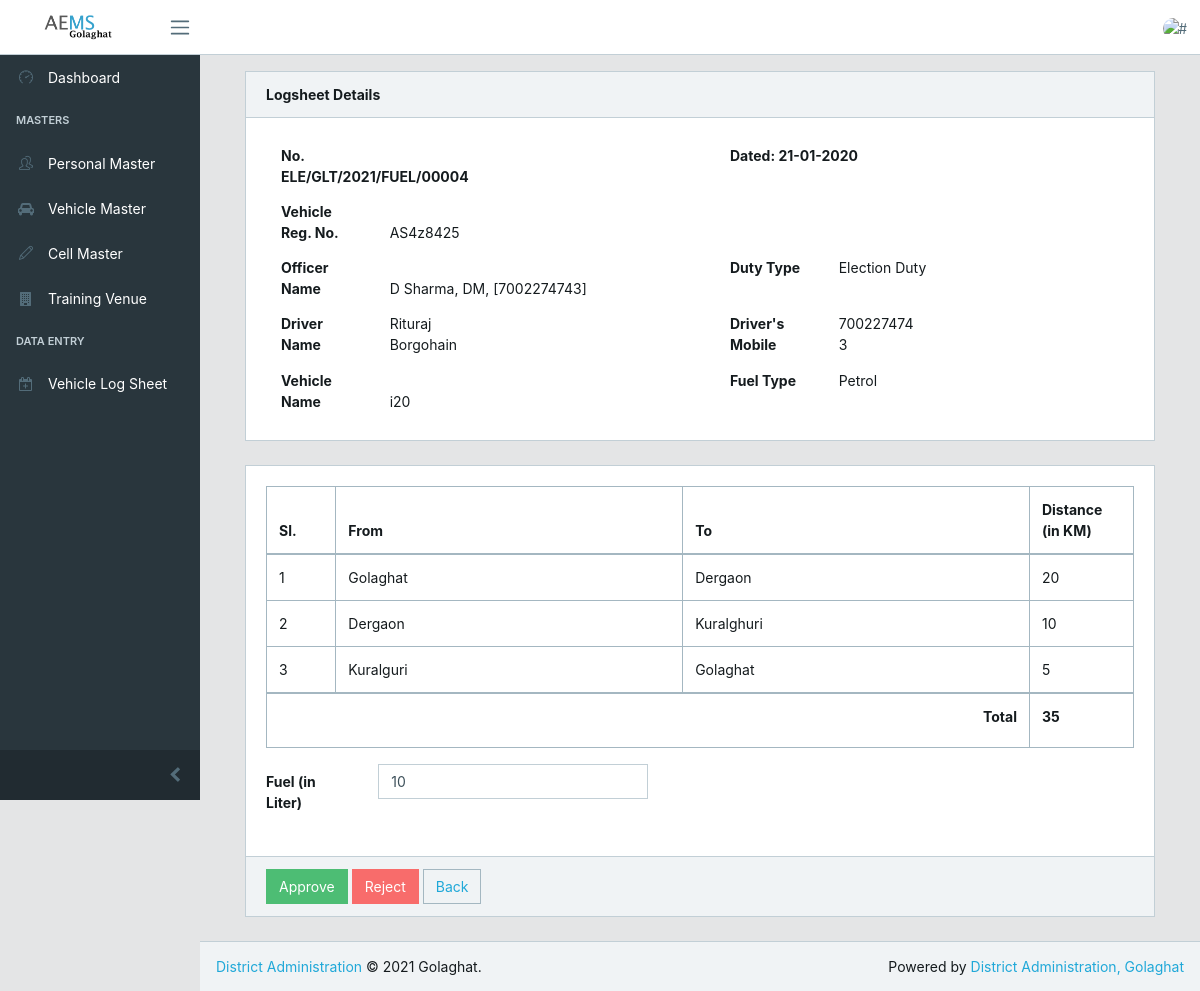
Page /pages/action.php?id=4 on the committed database.
### tables this page shows
CREATE TABLE `vehicle_assign` (
  `id` int(11) NOT NULL,
  `reg_no` varchar(20) DEFAULT NULL,
  `person_name` varchar(300) DEFAULT NULL,
  `person_contact` varchar(20) DEFAULT NULL,
  `vehicle_id` int(11) DEFAULT NULL,
  `person_id` int(11) DEFAULT NULL,
  `used_on` date DEFAULT NULL,
  `fuel_request` int(11) DEFAULT NULL,
  `fuel_given` int(11) DEFAULT NULL,
  `fuel_type` int(11) DEFAULT NULL,
  `used_for` varchar(200) DEFAULT NULL,
  `remarks` text,
  `final_remarks` text,
  `created_on` date DEFAULT NULL,
  `cby` int(11) DEFAULT NULL,
  `approved_by` int(11) DEFAULT NULL,
  `approved_on` date DEFAULT NULL,
  `status` int(11) DEFAULT '1'
);

CREATE TABLE `vehicles` (
  `id` int(11) NOT NULL,
  `owner_name` varchar(50) DEFAULT NULL,
  `owner_phone` varchar(15) DEFAULT NULL,
  `driver_name` varchar(50) DEFAULT NULL,
  `driver_phone` varchar(15) DEFAULT NULL,
  `reg_no` varchar(20) DEFAULT NULL,
  `vehicle_type` int(11) DEFAULT NULL,
  `model` varchar(80) DEFAULT NULL,
  `seat` int(11) DEFAULT NULL,
  `used_type` int(11) DEFAULT NULL,
  `fuel_type` int(11) DEFAULT NULL,
  `used_from` varchar(20) DEFAULT NULL,
  `used_to` varchar(20) DEFAULT NULL,
  `status` int(11) NOT NULL DEFAULT '1'
);

CREATE TABLE `election_types` (
  `id` int(11) NOT NULL,
  `name` varchar(50) NOT NULL
);

CREATE TABLE `fuels` (
  `id` int(11) NOT NULL,
  `name` varchar(32) NOT NULL
);

CREATE TABLE `vehicle_trans` (
  `id` int(11) NOT NULL,
  `used_on` date DEFAULT NULL,
  `reg_no` varchar(20) DEFAULT NULL,
  `v_assigned_id` int(11) DEFAULT NULL,
  `loc_from` varchar(100) DEFAULT NULL,
  `loc_to` varchar(100) DEFAULT NULL,
  `distance` int(11) DEFAULT NULL,
  `remarks` text,
  `status` int(11) DEFAULT '1'
);

### pages/action.php (the view, shortened to what this page needs)
<?php
include("../config.php");
include("../layout/header.php");
if(isset($_REQUEST['id']))
{
    $id=$_REQUEST['id'];
    $fuelqty = "";
    $qry = "SELECT * from vehicle_assign where status=9 and id=".$id;
    $rslt=mysqli_query($mysqli,$qry);
    if ($rslt->num_rows > 0){
        while($rsult= mysqli_fetch_array($rslt)) {
            $date = date('d-m-Y', strtotime($rsult['used_on']));
            $regno=$rsult['reg_no'];
            $officer=$rsult['person_name'];
            $fuelqty=$rsult['fuel_request'];
        }
    }
    else{
        header('Location: vehicle.php');
    }
    $qry1 = "Select a.*,b.name as duty, c.name as fname from vehicles a inner join election_types b on a.used_type = b.id inner join fuels c on a.fuel_type=c.id where status=1 and reg_no='".$regno."'";
    $rslt1=mysqli_query($mysqli,$qry1);
        while($r= mysqli_fetch_array($rslt1)) {
            $dutytype=$r['duty'];
            $driver_name=$r['driver_name'];
            $driver_phone=$r['driver_phone'];
            $model=$r['model'];
            $fuel=$r['fname'];
        }
}
?>
 <div class="container-fluid">
    <div class="row">
        <div class="col-md-10">
        </div>
    </div>
<form action="action.php?id=<?php echo $id ?>" method="POST" class="col-md-12"  name="form1" onsubmit="return validation()">
    <div class="row">
        <div class="col-md-12">
            <div class="card">
                <div class="card-header">
                <strong>Logsheet Details</strong>
                </div>
                <div class="card-body">
                <div class="row">
                        <div class="col-6">
                            <strong><label class="col-md-7 col-form-label">No. ELE/GLT/2021/FUEL/<?php echo str_pad($id, 5, '0', STR_PAD_LEFT);  ?></label></strong>
                        </div>
                        <div class="col-6">
                        <strong><label class="col-md-12 col-form-label">Dated: <?php echo $date ?></label></strong>
                        </div>
                    </div>
                    <div class="row">
                        <div class="col-6">
                            <strong><label  class="col-md-3 col-form-label">Vehicle Reg. No.</label></strong>
                            <label  class="col-md-7 col-form-label"><?php echo $regno ?></label>
                        </div>
                    </div>
                    <div class="row">
                        <div class="col-6">
                            <strong><label  class="col-md-3 col-form-label">Officer Name</label></strong>
                            <label  class="col-md-7 col-form-label"><?php echo $officer ?></label>
                        </div>
                        <div class="col-6">
                            <strong><label  class="col-md-3 col-form-label">Duty Type</label></strong>
                            <label  class="col-md-7 col-form-label"><?php echo $dutytype ?></label>
                        </div>
                    </div>
                    <div class="row">
                        <div class="col-6">
                            <strong><label class="col-sm-3  col-form-label">Driver Name</label></strong>
                            <label class="col-md-3" id="driver"><?php echo $driver_name ?></label>
                        </div>
                        <div class="col-6">
                            <strong><label class="col-sm-3  col-form-label">Driver's Mobile</label></strong>
                            <label  class="col-md-3" id="driver_phone"><?php echo $driver_phone ?></label>
                        </div>
                    </div>
                    <div class="row">
                        <div class="col-6">
                            <strong><label class="col-sm-3  col-form-label">Vehicle Name</label></strong>
                            <label  class="col-md-3" id="name"><?php echo $model ?></label>
                        </div>
                        <div class="col-6">
                            <strong><label class="col-sm-3  col-form-label">Fuel Type</label></strong>
                            <label  class="col-md-3" id="fuel"><?php echo $fuel ?></label>
                        </div>
                    </div>
                </div>
            </div>
        </div>
    </div>
    <div class="row">
        <div class="col-md-12">
            <div class="card">
                <div class="card-body">
                    <table id="myTab" class="table table-bordered">
                        <thead>
                        <tr>
                            <th width="8%">
                            Sl.
                            </th>
                            <th width="40%">
                                From
                            </th>
                            <th width="40%">
                                To
                            </th>
                            <th width="25%">
                                Distance (in KM)
                            </th>
                        </tr>
                        </thead>
                       <?php $qry1 = "Select * from vehicle_trans where status=1 and v_assigned_id=".$id." order by id";
                        $rslt1=mysqli_query($mysqli,$qry1);?>
                        <tbody>
                        <?php
                        $sl =0;
                        $val=0;
                        while($r= mysqli_fetch_array($rslt1)) {
                            $sl =$sl+1;
                            ?>
                        <tr>
                            <td>
                                <?php echo $sl ?>
                              </td>
                            <td>
                                <?php echo $r['loc_from']; ?>
                             </td>
                            <td>
                                <?php echo $r['loc_to']; ?>
                             </td>
                            <td>
                                <?php echo $r['distance'];
                                $val = $val+$r['distance'];
                                ?>
                             </td>
                        </tr>
                        <?php  }
                        ?>
                        </tbody>
                        <tfooter>
                        <tr>
                            <th colspan="3" width="35%">
                            <span class="pull-right"> Total</span>
                            </th>
                            <th width="20%">
                                <label id="total_val"><?php echo $val; ?></label>
                            </th>
                        </tr>
                        </tfooter>
                    </table>
                    <div class="row">
                        <div class="col-md-6">
                            <div class="form-group row">
                            <label  class="col-md-3 col-form-label"><strong>Fuel (in Liter)</strong></label>
                                <div class='col-md-8'>
                                    <input type="text" id="fuelqty" name="fuelqty" required onkeydown="return numeric(this, event.keyCode)"  maxlength="2"  class="form-control" autocomplete="off"  value="<?php echo $fuelqty; ?>">
                                 </div>
                            </div>
                        </div>
                    </div>
            </div>
            <div class="card-footer">
                  <span class="pull-left">
                    <button type="button" class="btn btn-success" data-toggle="modal"  onclick="showApprove()"  data-target="#approveModal">
                        Approve
                    </button>
                    <button type="button" class="btn btn-danger" data-toggle="modal" onclick="showreject()" data-target="#rejectModal">
                        Reject
                    </button>
                    <a href="request.php" class="btn btn-outline-secondary text-primary">Back</a>
                  </span>
            </div>
        </div>
    </div>
</form>
</div>
</div>
<?php
include("../layout/footerhead.php");
 ?>
 <?php
include("../layout/basefooter.php");
?>

### rows in the picture
vehicle_assign: used_on "21-01-2020", reg_no "AS4z8425", person_name "D Sharma, DM, [7002274743]", fuelqty "10"
vehicles: election_types.name "Election Duty", driver_name "Rituraj Borgohain", driver_phone "7002274743", model "i20", fuels.name "Petrol"
vehicle_trans: loc_from "Golaghat", loc_to "Dergaon", distance "20"
vehicle_trans: loc_from "Dergaon", loc_to "Kuralghuri", distance "10"
vehicle_trans: loc_from "Kuralguri", loc_to "Golaghat", distance "5"

### other values in the picture
str_pad($id, 5, '0', STR_PAD_LEFT) "00004"
$val "35"
